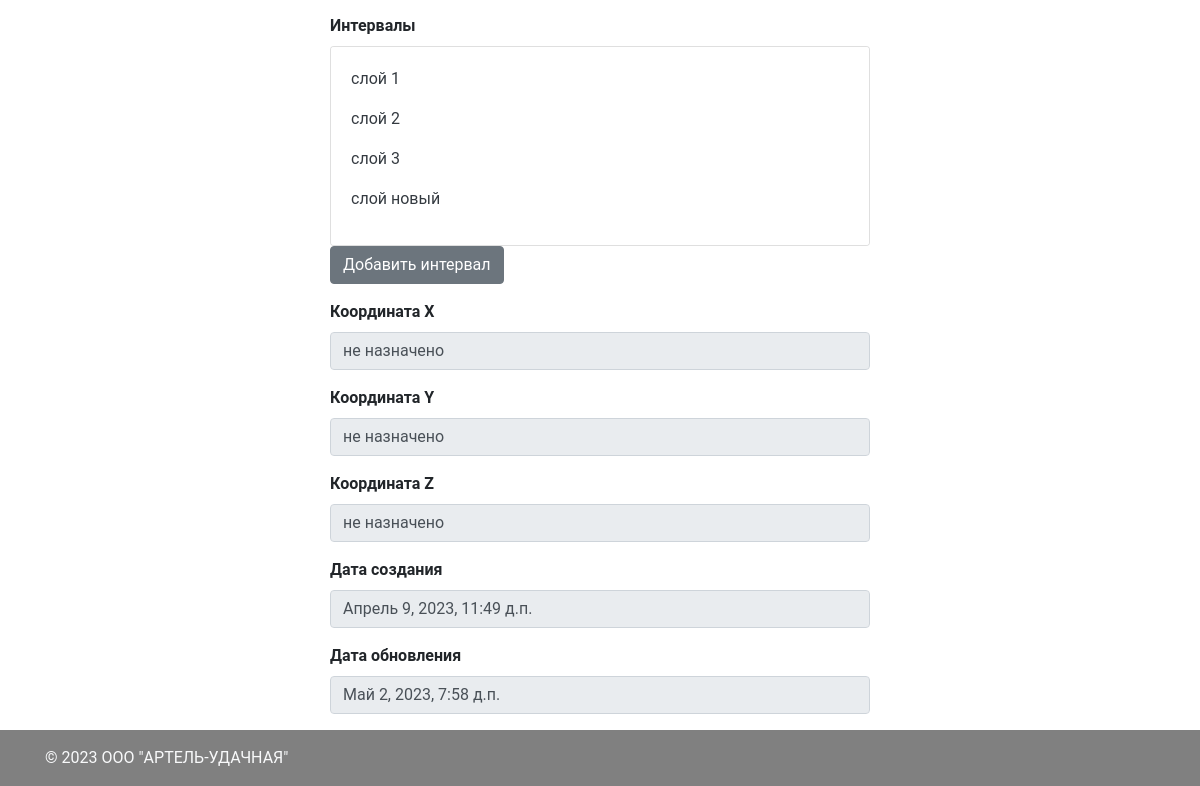
The app's page /wells/2/1 (signed in, lower part), older data.
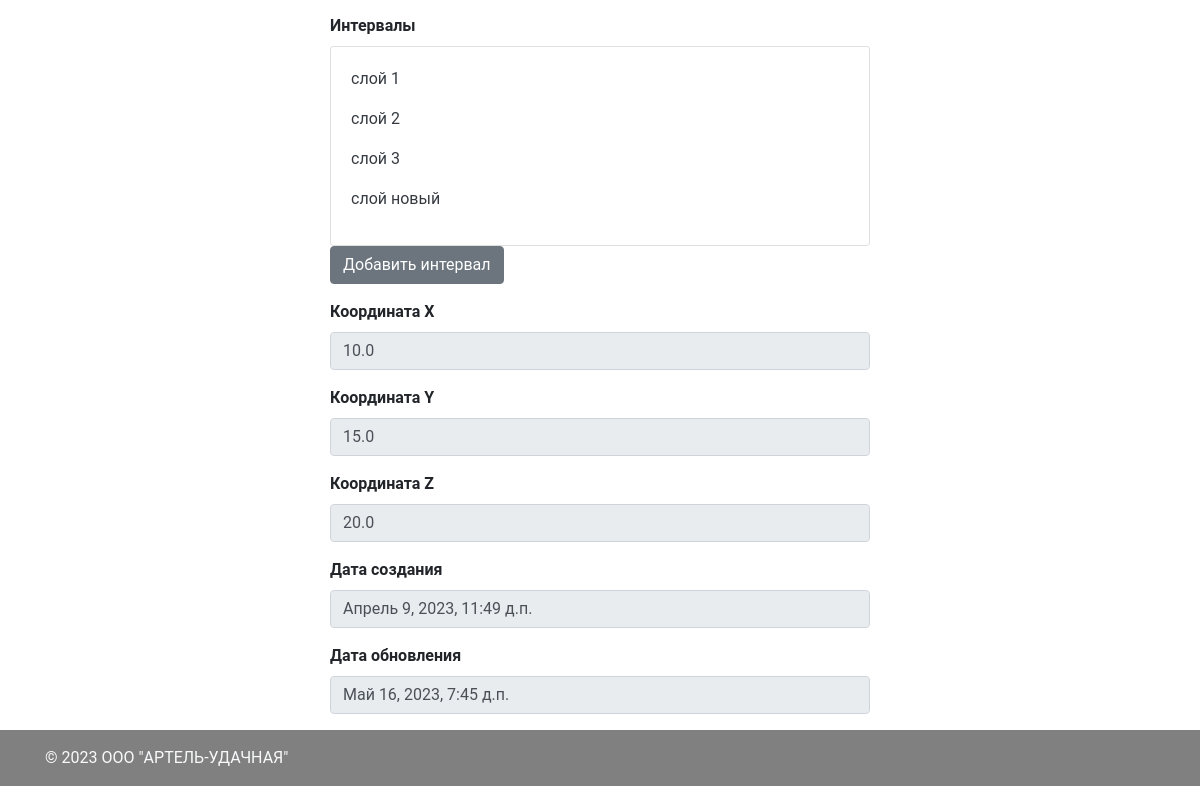
The same page, newer data.
### main/models.py (models this page shows, shortened)
class Well(models.Model):
    name = models.CharField("Наименование", max_length=255, unique=True)
    description = models.TextField("Описание", null=True, blank=True)
    comment = models.TextField("Комментарий", null=True, blank=True)
    x = models.FloatField("x", null=True, blank=True)
    y = models.FloatField("y", null=True, blank=True)
    z = models.FloatField("z", null=True, blank=True)
    line = models.ForeignKey(Line, verbose_name="Линия", on_delete=models.CASCADE, null=True)
    pillar_photo = models.ImageField("Фото штаги", upload_to='images/', null=True)
    created_at = models.DateTimeField("Дата создания", auto_now_add=True)
    updated_at = models.DateTimeField("Дата обновления", auto_now=True)
    class Meta:
        verbose_name = "Скважина"
        verbose_name_plural = "Скважины"
        unique_together = ('name', 'line',)

### main/views.py (the view)
# urls.py: path('wells/<int:task_id>/<int:pk>', views.WellDetailView.as_view(), name='wells_detail'),
class WellDetailView(LoginRequiredMixin, DetailView):
    template_name = "main/tasks/wells/index.html"
    model = models.Well
    def get_context_data(self, **kwargs):
        context = super().get_context_data(**kwargs)
        context['task_id'] = self.kwargs.get("task_id")
        context['layers'] = models.Layer.objects.filter(well=self.get_object()).all()
        return context

### main/models.py (called while the page is built)
    def __str__(self):
        return self.name

### templates/main/tasks/wells/index.html (shortened to what this page needs)
{% extends "layout.html" %}
{% block content %}
    <div class="col-12">
        <div class="row justify-content-center">
            <div class="col-md-6">
                <div class="form-group">
                    <label for="layer" class="font-weight-bold">Интервалы</label>
                    <div id="layers" class="card card-body" style="overflow-y: scroll; height:200px;">
                        {% for layer in layers %}
                            <p><a href="/layers/{{ layer.id }}?well={{ object.id }}&task={{ task_id }}" class="text-dark">{{ layer.name }}</a></p>
                        {% endfor %}
                    </div>
                    <a href="/layers/add?well={{ object.id }}" class="btn btn-secondary">Добавить интервал</a>
                </div>
                <div class="form-group">
                    <label for="x" class="font-weight-bold">Координата X</label>
                    <input type="text" class="form-control" readonly id="x" value="{% if object.x %}{{ object.x }}{% else %}не назначено{% endif %}">
                </div>
                <div class="form-group">
                    <label for="y" class="font-weight-bold">Координата Y</label>
                    <input type="text" class="form-control" readonly id="y" value="{% if object.y %}{{ object.y }}{% else %}не назначено{% endif %}">
                </div>
                <div class="form-group">
                    <label for="z" class="font-weight-bold">Координата Z</label>
                    <input type="text" class="form-control" readonly id="z" value="{% if object.z %}{{ object.z }}{% else %}не назначено{% endif %}">
                </div>
                <div class="form-group">
                    <label for="created_at" class="font-weight-bold">Дата создания</label>
                    <input type="text" class="form-control" readonly id="created_at" value="{{ object.created_at }}">
                </div>
                <div class="form-group">
                    <label for="updated_at" class="font-weight-bold">Дата обновления</label>
                    <input type="text" class="form-control" readonly id="updated_at" value="{{ object.updated_at }}">
                </div>
            </div>
        </div>
    </div>
{% endblock %}

Row changes from the older to the newer data that the page shows:
changed Well: x "не назначено" → "10.0"; y "не назначено" → "15.0"; z "не назначено" → "20.0"; updated_at "Май 2, 2023, 7:58 д.п." → "Май 16, 2023, 7:45 д.п."
